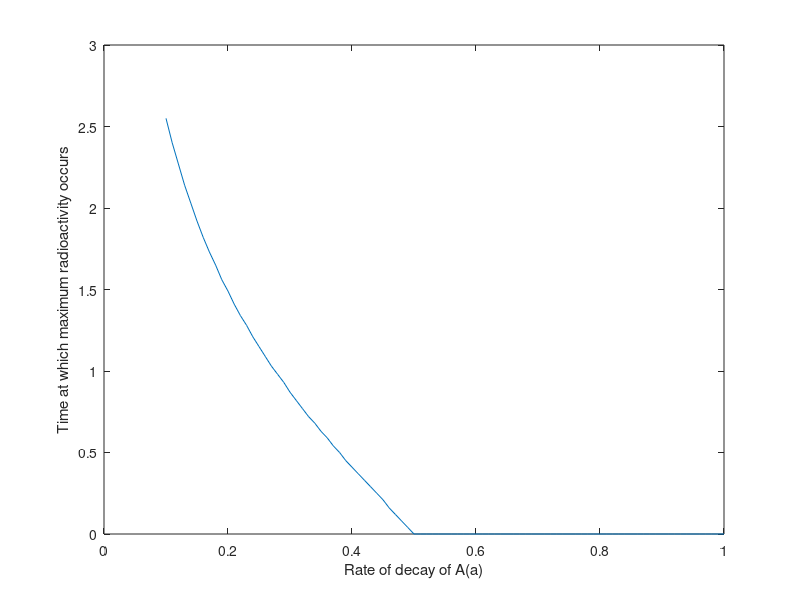

MATLAB code to generate this figure:
A=10;
B=0;
C=0;
rateB=0.5;
a2b=1;%how many molecule of b created when one molecule of a disintegrates
b2c=1;
time=5;
step_size=0.01;

time1=0.1:0.01:1;
j=1;
rt=0.1:0.01:1;

for rateA=0.1:0.01:1
max_A=-1;
A=10;
B=0;
C=0;
for i=0:step_size:time
    if max_A<rateB*B+rateA*A
        time1(1,j)=i;
        max_A=rateB*B+rateA*A;
    end
    C=C+b2c*(rateB*B)*step_size;
    B=B+a2b*(rateA*A)*step_size-(rateB*B)*step_size;;  
    A=A-(rateA*A)*step_size;
    
    
end
j=j+1;
end

plot(rt,time1);
xlabel('Rate of decay of A(a)');
ylabel('Time at which maximum radioactivity occurs');
